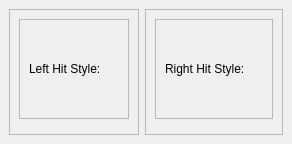
          <widget class="QWidget" name="bongo">
           <property name="styleSheet">
            <string notr="true"/>
           </property>
           <layout class="QGridLayout" name="gridLayout_4">
            <property name="leftMargin">
             <number>0</number>
            </property>
            <property name="topMargin">
             <number>0</number>
            </property>
            <property name="rightMargin">
             <number>0</number>
            </property>
            <property name="bottomMargin">
             <number>0</number>
            </property>
            <property name="spacing">
             <number>0</number>
            </property>
            <item row="1" column="0">
             <widget class="QFrame" name="bongo_instrument">
              <property name="sizePolicy">
               <sizepolicy hsizetype="Preferred" vsizetype="Preferred">
                <horstretch>0</horstretch>
                <verstretch>0</verstretch>
               </sizepolicy>
              </property>
              <property name="styleSheet">
               <string notr="true">#bongo_instrument{
	background-image: url(:/bongo/bongo.png);
    background-repeat:   no-repeat;
    background-position: bottom;
}</string>
              </property>
              <property name="frameShadow">
               <enum>QFrame::Plain</enum>
              </property>
              <layout class="QHBoxLayout" name="horizontalLayout_5">
               <item>
                <widget class="QFrame" name="left">
                 <property name="frameShape">
                  <enum>QFrame::StyledPanel</enum>
                 </property>
                 <property name="frameShadow">
                  <enum>QFrame::Raised</enum>
                 </property>
                 <layout class="QGridLayout" name="gridLayout_9">
                  <item row="1" column="0">
                   <widget class="QFrame" name="left_trigger">
                    <property name="frameShape">
                     <enum>QFrame::StyledPanel</enum>
                    </property>
                    <property name="frameShadow">
                     <enum>QFrame::Raised</enum>
                    </property>
                   </widget>
                  </item>
                  <item row="0" column="0">
                   <widget class="QFrame" name="frame_10">
                    <property name="sizePolicy">
                     <sizepolicy hsizetype="Preferred" vsizetype="Maximum">
                      <horstretch>0</horstretch>
                      <verstretch>0</verstretch>
                     </sizepolicy>
                    </property>
                    <property name="minimumSize">
                     <size>
                      <width>0</width>
                      <height>100</height>
                     </size>
                    </property>
                    <property name="frameShape">
                     <enum>QFrame::StyledPanel</enum>
                    </property>
                    <property name="frameShadow">
                     <enum>QFrame::Raised</enum>
                    </property>
                    <layout class="QGridLayout" name="gridLayout_11">
                     <item row="0" column="0">
                      <widget class="QLabel" name="label_5">
                       <property name="sizePolicy">
                        <sizepolicy hsizetype="Maximum" vsizetype="Preferred">
                         <horstretch>0</horstretch>
                         <verstretch>0</verstretch>
                        </sizepolicy>
                       </property>
                       <property name="text">
                        <string>Left Hit Style:</string>
                       </property>
                      </widget>
                     </item>
                     <item row="0" column="1">
                      <widget class="QFrame" name="l_bongo_oneshot">
                       <property name="maximumSize">
                        <size>
                         <width>80</width>
                         <height>16777215</height>
                        </size>
                       </property>
                       <property name="styleSheet">
                        <string notr="true">#l_bongo_oneshot{
	border-image: url(:/icons/bongo_oneshot.png) 0 0 0 0;
}</string>
                       </property>
                       <property name="frameShape">
                        <enum>QFrame::StyledPanel</enum>
                       </property>
                       <property name="frameShadow">
                        <enum>QFrame::Raised</enum>
                       </property>
                      </widget>
                     </item>
                     <item row="0" column="2">
                      <widget class="QFrame" name="l_bongo_dry">
                       <property name="maximumSize">
                        <size>
                         <width>80</width>
                         <height>16777215</height>
                        </size>
                       </property>
                       <property name="styleSheet">
                        <string notr="true">#l_bongo_dry{
	border-image: url(:/icons/bongo_dry.png) 0 0 0 0;
}</string>
                       </property>
                       <property name="frameShape">
                        <enum>QFrame::StyledPanel</enum>
                       </property>
                       <property name="frameShadow">
                        <enum>QFrame::Raised</enum>
                       </property>
                      </widget>
                     </item>
                     <item row="0" column="3">
                      <widget class="QFrame" name="l_bongo_strong">
                       <property name="minimumSize">
                        <size>
                         <width>0</width>
                         <height>0</height>
                        </size>
                       </property>
                       <property name="maximumSize">
                        <size>
                         <width>80</width>
                         <height>16777215</height>
                        </size>
                       </property>
                       <property name="styleSheet">
                        <string notr="true">#l_bongo_strong{
	border-image: url(:/icons/bongo_strong.png) 0 0 0 0;
}</string>
                       </property>
                       <property name="frameShape">
                        <enum>QFrame::StyledPanel</enum>
                       </property>
                       <property name="frameShadow">
                        <enum>QFrame::Raised</enum>
                       </property>
                      </widget>
                     </item>
                    </layout>
                   </widget>
                  </item>
                 </layout>
                </widget>
               </item>
               <item>
                <widget class="QFrame" name="right">
                 <property name="frameShape">
                  <enum>QFrame::StyledPanel</enum>
                 </property>
                 <property name="frameShadow">
                  <enum>QFrame::Raised</enum>
                 </property>
                 <layout class="QGridLayout" name="gridLayout_10">
                  <item row="0" column="0">
                   <widget class="QFrame" name="frame_13">
                    <property name="sizePolicy">
                     <sizepolicy hsizetype="Preferred" vsizetype="Maximum">
                      <horstretch>0</horstretch>
                      <verstretch>0</verstretch>
                     </sizepolicy>
                    </property>
                    <property name="minimumSize">
                     <size>
                      <width>0</width>
                      <height>100</height>
                     </size>
                    </property>
                    <property name="frameShape">
                     <enum>QFrame::StyledPanel</enum>
                    </property>
                    <property name="frameShadow">
                     <enum>QFrame::Raised</enum>
                    </property>
                    <layout class="QGridLayout" name="gridLayout_12">
                     <item row="0" column="0">
                      <widget class="QLabel" name="label_6">
                       <property name="sizePolicy">
                        <sizepolicy hsizetype="Maximum" vsizetype="Preferred">
                         <horstretch>0</horstretch>
                         <verstretch>0</verstretch>
                        </sizepolicy>
                       </property>
                       <property name="text">
                        <string>Right Hit Style:</string>
                       </property>
                      </widget>
                     </item>
                     <item row="0" column="1">
                      <widget class="QFrame" name="r_bongo_oneshot">
                       <property name="maximumSize">
                        <size>
                         <width>80</width>
                         <height>16777215</height>
                        </size>
                       </property>
                       <property name="styleSheet">
                        <string notr="true">#r_bongo_oneshot{
	border-image: url(:/icons/bongo_oneshot.png) 0 0 0 0;
}</string>
                       </property>
                       <property name="frameShape">
                        <enum>QFrame::StyledPanel</enum>
                       </property>
                       <property name="frameShadow">
                        <enum>QFrame::Raised</enum>
                       </property>
                      </widget>
                     </item>
                     <item row="0" column="3">
                      <widget class="QFrame" name="r_bongo_strong">
                       <property name="maximumSize">
                        <size>
                         <width>80</width>
                         <height>16777215</height>
                        </size>
                       </property>
                       <property name="styleSheet">
                        <string notr="true">#r_bongo_strong{
	border-image: url(:/icons/bongo_strong.png) 0 0 0 0;
}</string>
                       </property>
                       <property name="frameShape">
                        <enum>QFrame::StyledPanel</enum>
                       </property>
                       <property name="frameShadow">
                        <enum>QFrame::Raised</enum>
                       </property>
                      </widget>
                     </item>
                     <item row="0" column="2">
                      <widget class="QFrame" name="r_bongo_dry">
                       <property name="maximumSize">
                        <size>
                         <width>80</width>
                         <height>16777215</height>
                        </size>
                       </property>
                       <property name="styleSheet">
                        <string notr="true">#r_bongo_dry{
	border-image: url(:/icons/bongo_dry.png) 0 0 0 0;
}</string>
                       </property>
                       <property name="frameShape">
                        <enum>QFrame::StyledPanel</enum>
                       </property>
                       <property name="frameShadow">
                        <enum>QFrame::Raised</enum>
                       </property>
                      </widget>
                     </item>
                    </layout>
                   </widget>
                  </item>
                  <item row="1" column="0">
                   <widget class="QFrame" name="right_trigger">
                    <property name="frameShape">
                     <enum>QFrame::StyledPanel</enum>
                    </property>
                    <property name="frameShadow">
                     <enum>QFrame::Raised</enum>
                    </property>
                   </widget>
                  </item>
                 </layout>
                </widget>
               </item>
              </layout>
             </widget>
            </item>
           </layout>
          </widget>
